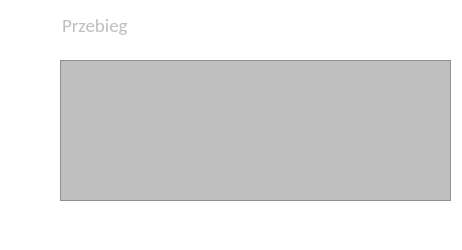
<?xml version="1.0" encoding="UTF-8"?>
<ui version="4.0">
 <class>ReturnDialog</class>
 <widget class="QDialog" name="ReturnDialog">
  <property name="geometry">
   <rect>
    <x>0</x>
    <y>0</y>
    <width>462</width>
    <height>250</height>
   </rect>
  </property>
  <property name="minimumSize">
   <size>
    <width>462</width>
    <height>250</height>
   </size>
  </property>
  <property name="maximumSize">
   <size>
    <width>462</width>
    <height>250</height>
   </size>
  </property>
  <property name="windowTitle">
   <string>Podaj przebieg i uwagi</string>
  </property>
  <property name="windowIcon">
   <iconset resource="resources.qrc">
    <normaloff>:/images/images/plate.png</normaloff>:/images/images/plate.png</iconset>
  </property>
  <property name="styleSheet">
   <string notr="true">QMessageBox QPushButton:hover {
border-radius: 5px;
background: rgb(255,140,0);
}

QMessageBox QPushButton{
color: white;
border-radius: 5px;
background: qlineargradient(x1:0, y1:0, x2:0, y2:1,
   stop: 0 rgba(255,140,0), stop: 0.7 rgb(255,105,0));
min-height: 30px;
min-width: 70px;
}

QMessageBox QPushButton:pressed {
color: white;
border-radius: 5px;
background: rgb(255,105,0);
}

QDialog{ background: white; }

QScrollBar:vertical {
  border: none;
  background: &quot;transparent&quot;;
  width: 15px;
  margin: 20px 0px 20px 0px;
}

QScrollBar::handle:vertical {
  background: rgb(107,124,140);
  min-height: 20px;
  border-radius: 2px;
}

QScrollBar::add-line:vertical {
   border: none;
      background: none;
width: 0px;
height: 0px;
}

QScrollBar::sub-line:vertical {
   border: none;
      background: none;
width: 0px;
height: 0px;
}

</string>
  </property>
  <widget class="QLabel" name="lblNotesImage">
   <property name="geometry">
    <rect>
     <x>10</x>
     <y>60</y>
     <width>31</width>
     <height>31</height>
    </rect>
   </property>
   <property name="text">
    <string/>
   </property>
   <property name="pixmap">
    <pixmap resource="resources.qrc">:/images/images/comments.png</pixmap>
   </property>
   <property name="scaledContents">
    <bool>true</bool>
   </property>
  </widget>
  <widget class="QTextEdit" name="textEdit">
   <property name="geometry">
    <rect>
     <x>60</x>
     <y>60</y>
     <width>391</width>
     <height>141</height>
    </rect>
   </property>
   <property name="font">
    <font>
     <family>Calibri</family>
     <pointsize>14</pointsize>
    </font>
   </property>
   <property name="focusPolicy">
    <enum>Qt::ClickFocus</enum>
   </property>
   <property name="styleSheet">
    <string notr="true">background-color: rgba(131, 131, 131, 131);
color: black;</string>
   </property>
  </widget>
  <widget class="QLabel" name="lblSpeedImage">
   <property name="geometry">
    <rect>
     <x>10</x>
     <y>10</y>
     <width>31</width>
     <height>31</height>
    </rect>
   </property>
   <property name="text">
    <string/>
   </property>
   <property name="pixmap">
    <pixmap resource="resources.qrc">:/images/images/speed.png</pixmap>
   </property>
   <property name="scaledContents">
    <bool>true</bool>
   </property>
  </widget>
  <widget class="QLineEdit" name="lblMileage">
   <property name="geometry">
    <rect>
     <x>60</x>
     <y>5</y>
     <width>391</width>
     <height>41</height>
    </rect>
   </property>
   <property name="font">
    <font>
     <family>Calibri</family>
     <pointsize>14</pointsize>
    </font>
   </property>
   <property name="styleSheet">
    <string notr="true">border: none;
color: gray;
background-color:transparent</string>
   </property>
   <property name="inputMethodHints">
    <set>Qt::ImhDigitsOnly</set>
   </property>
   <property name="text">
    <string/>
   </property>
   <property name="readOnly">
    <bool>false</bool>
   </property>
   <property name="placeholderText">
    <string>Przebieg</string>
   </property>
  </widget>
  <widget class="QPushButton" name="pushButtonConfirm">
   <property name="geometry">
    <rect>
     <x>345</x>
     <y>210</y>
     <width>105</width>
     <height>35</height>
    </rect>
   </property>
   <property name="font">
    <font>
     <family>Calibri</family>
     <pointsize>12</pointsize>
    </font>
   </property>
   <property name="focusPolicy">
    <enum>Qt::NoFocus</enum>
   </property>
   <property name="styleSheet">
    <string notr="true">QPushButton:hover {
border-radius: 5px;
background: rgb(0,190,0);
}

QPushButton{
color: white;
border-radius: 5px;
background: qlineargradient(x1:0, y1:0, x2:0, y2:1,
   stop: 0 rgba(0,190,0), stop: 0.7 rgb(0,150,0));
}

QPushButton:pressed {
color: white;
border-radius: 5px;
background: rgb(0,150,0);
}
</string>
   </property>
   <property name="text">
    <string>Zatwierdź</string>
   </property>
  </widget>
  <widget class="QPushButton" name="pushButtonCancel">
   <property name="geometry">
    <rect>
     <x>10</x>
     <y>210</y>
     <width>105</width>
     <height>35</height>
    </rect>
   </property>
   <property name="font">
    <font>
     <family>Calibri</family>
     <pointsize>12</pointsize>
    </font>
   </property>
   <property name="focusPolicy">
    <enum>Qt::NoFocus</enum>
   </property>
   <property name="styleSheet">
    <string notr="true">QPushButton:hover {
border-radius: 5px;
background: rgb(255,102,102);
}

QPushButton{
color: white;
border-radius: 5px;
background: qlineargradient(x1:0, y1:0, x2:0, y2:1,
   stop: 0 rgba(255,102,102), stop: 0.7 rgb(255,50,50));
}

QPushButton:pressed {
color: white;
border-radius: 5px;
background: rgb(255,50,50);
}
</string>
   </property>
   <property name="text">
    <string>Anuluj</string>
   </property>
  </widget>
 </widget>
 <resources>
  <include location="resources.qrc"/>
 </resources>
 <connections/>
</ui>
